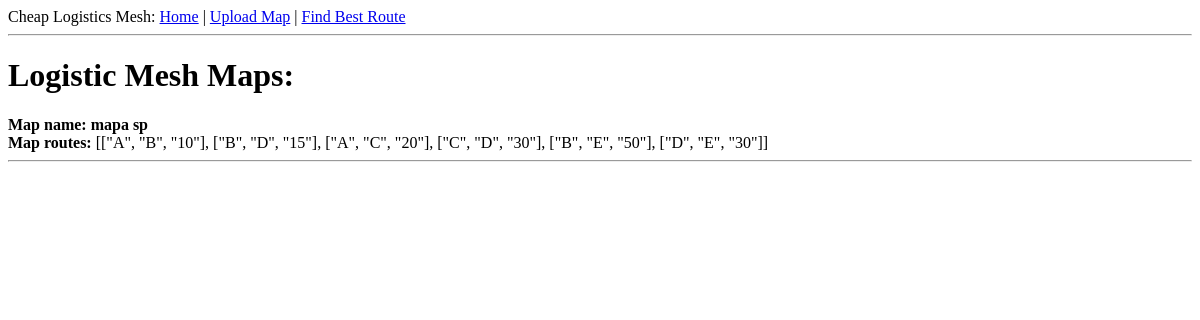
Before: /list_maps with the older database file.
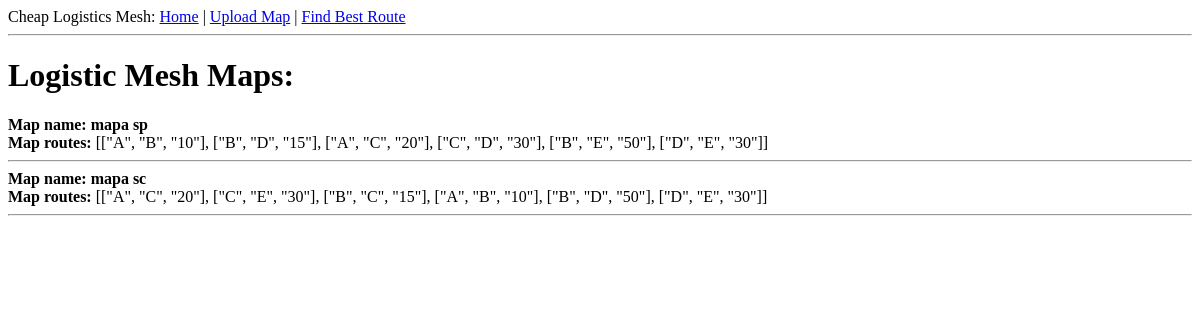
After: the same page with the newer database file.
### app/models.py (models this page shows, shortened)
class LogisticMeshMap(db.Model):
    id = db.Column(db.Integer, primary_key=True)
    mapname = db.Column(db.String(64), index=True, unique=True)
    routes = db.Column(db.JSON, nullable=True)

### app/routes.py (the view)
@app.route('/list_maps')
def list_maps():
    logistic_maps = LogisticMeshMap.query.all()
    return render_template('list_maps.html.j2', title='Map List', logistic_maps=logistic_maps)

### app/templates/list_maps.html.j2
{% extends "base.html.j2" %}
{% block content %}
    {% if logistic_maps %}
    <h1>Logistic Mesh Maps:</h1>
    {% for lm_map in logistic_maps %}
        <strong>Map name: {{ lm_map.mapname }}</strong>
        <div><strong>Map routes:</strong> {{ lm_map.routes }}</div>
        <hr />
    {% endfor %}
    {% endif %}
{% endblock %}

### app/templates/base.html.j2 (shortened to what this page needs)
<!DOCTYPE html>
<html lang="en">
    <head>
    </head>
    <body>
        <div>
            Cheap Logistics Mesh:
            <a href="{{ url_for('index') }}">Home</a> |
            <a href="{{ url_for('upload_map') }}">Upload Map</a> |
            <a href="{{ url_for('find_best_route') }}">Find Best Route</a>
        </div>
        <hr>
        {% block content %}{% endblock %}
    </body>
</html>

Changed rows visible on the page:
added LogisticMeshMap: mapname "mapa sc", routes "[[\"A\", \"C\", \"20\"], [\"C\", \"E\", \"30\"], [\"B\", \"C\", \"15\"], [\"A\", \"B\", \"10\"], [\"B\", \"D\", \"50\"], [\"D\", \"E\", \"30\"]]"
